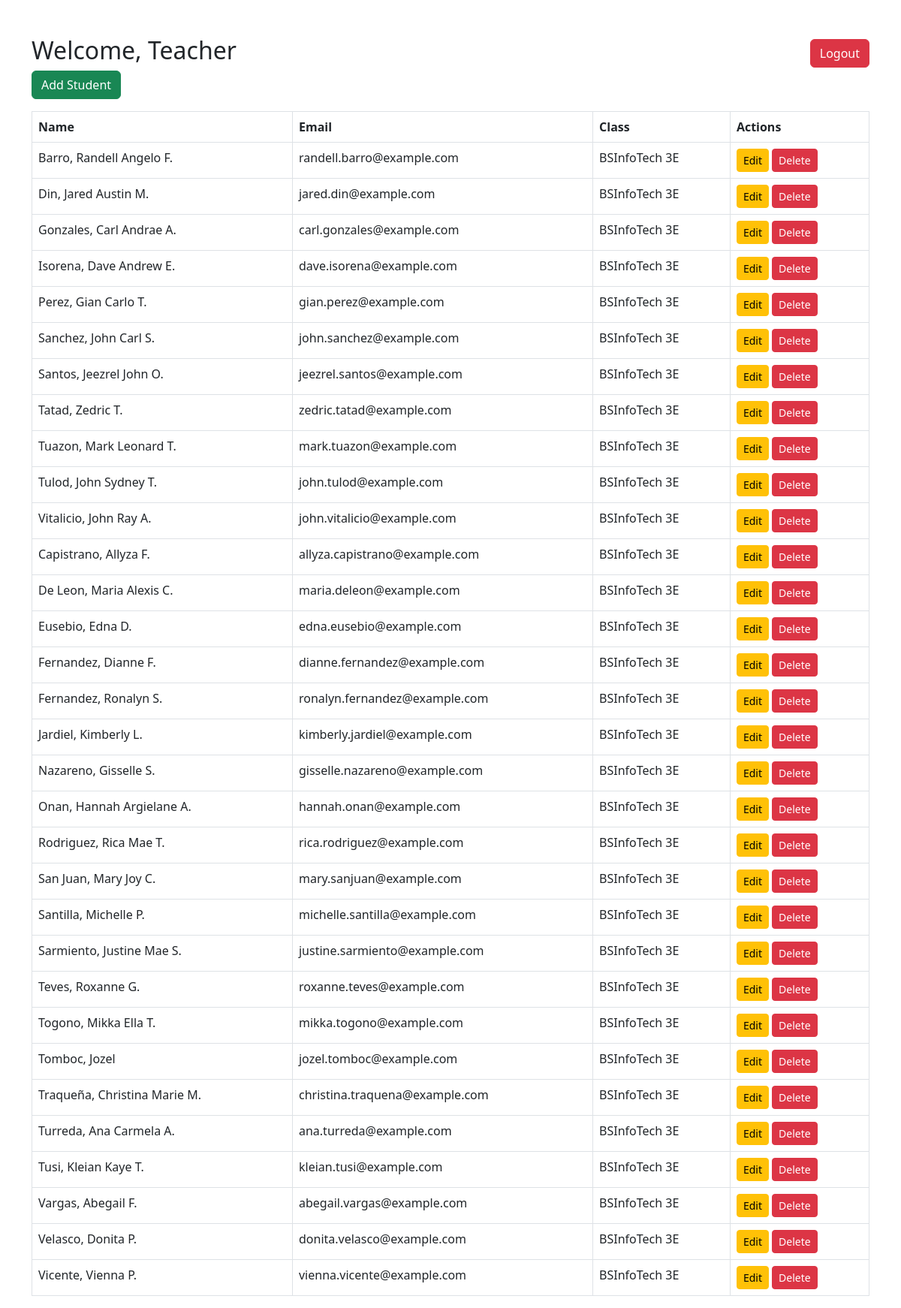
/dashboard.php (signed in), run on the app's committed database.
### tables this page shows
CREATE TABLE students (
    id INT AUTO_INCREMENT PRIMARY KEY,
    name VARCHAR(100) NOT NULL,
    email VARCHAR(100) NOT NULL,
    class VARCHAR(50) NOT NULL,
    teacher_id INT,
    FOREIGN KEY (teacher_id) REFERENCES users(id)
);

### dashboard.php (the view, shortened to what this page needs)
<?php
require 'includes/db.php';
$stmt = $conn->prepare("SELECT * FROM students WHERE teacher_id = :teacher_id");
$stmt->execute(['teacher_id' => $_SESSION['user_id']]);
$students = $stmt->fetchAll(PDO::FETCH_ASSOC);
?>
<!DOCTYPE html>
<html lang="en">
<head>
    <link href="https://cdn.jsdelivr.net/npm/bootstrap@5.3.0-alpha3/dist/css/bootstrap.min.css" rel="stylesheet">
</head>
<body>
<div class="container mt-5">
    <div class="d-flex justify-content-between align-items-center">
        <h2>Welcome, Teacher</h2>
        <a href="logout.php" class="btn btn-danger">Logout</a>
    </div>
    <a href="add_student.php" class="btn btn-success mb-3">Add Student</a>
    <table class="table table-bordered">
        <thead>
            <tr>
                <th>Name</th>
                <th>Email</th>
                <th>Class</th>
                <th>Actions</th>
            </tr>
        </thead>
        <tbody>
            <?php foreach ($students as $student): ?>
                <tr>
                    <td><?= $student['name'] ?></td>
                    <td><?= $student['email'] ?></td>
                    <td><?= $student['class'] ?></td>
                    <td>
                        <a href="edit_student.php?id=<?= $student['id'] ?>" class="btn btn-warning btn-sm">Edit</a>
                        <a href="delete_student.php?id=<?= $student['id'] ?>" class="btn btn-danger btn-sm">Delete</a>
                    </td>
                </tr>
            <?php endforeach; ?>
        </tbody>
    </table>
</div>
</body>
</html>

### data on the page
students: name "Barro, Randell Angelo F.", email "randell.barro@example.com", class "BSInfoTech 3E"
students: name "Din, Jared Austin M.", email "jared.din@example.com", class "BSInfoTech 3E"
students: name "Gonzales, Carl Andrae A.", email "carl.gonzales@example.com", class "BSInfoTech 3E"
students: name "Isorena, Dave Andrew E.", email "dave.isorena@example.com", class "BSInfoTech 3E"
students: name "Perez, Gian Carlo T.", email "gian.perez@example.com", class "BSInfoTech 3E"
students: name "Sanchez, John Carl S.", email "john.sanchez@example.com", class "BSInfoTech 3E"
students: name "Santos, Jeezrel John O.", email "jeezrel.santos@example.com", class "BSInfoTech 3E"
students: name "Tatad, Zedric T.", email "zedric.tatad@example.com", class "BSInfoTech 3E"
students: name "Tuazon, Mark Leonard T.", email "mark.tuazon@example.com", class "BSInfoTech 3E"
students: name "Tulod, John Sydney T.", email "john.tulod@example.com", class "BSInfoTech 3E"
students: name "Vitalicio, John Ray A.", email "john.vitalicio@example.com", class "BSInfoTech 3E"
students: name "Capistrano, Allyza F.", email "allyza.capistrano@example.com", class "BSInfoTech 3E"
students: name "De Leon, Maria Alexis C.", email "maria.deleon@example.com", class "BSInfoTech 3E"
students: name "Eusebio, Edna D.", email "edna.eusebio@example.com", class "BSInfoTech 3E"
students: name "Fernandez, Dianne F.", email "dianne.fernandez@example.com", class "BSInfoTech 3E"
students: name "Fernandez, Ronalyn S.", email "ronalyn.fernandez@example.com", class "BSInfoTech 3E"
students: name "Jardiel, Kimberly L.", email "kimberly.jardiel@example.com", class "BSInfoTech 3E"
students: name "Nazareno, Gisselle S.", email "gisselle.nazareno@example.com", class "BSInfoTech 3E"
students: name "Onan, Hannah Argielane A.", email "hannah.onan@example.com", class "BSInfoTech 3E"
students: name "Rodriguez, Rica Mae T.", email "rica.rodriguez@example.com", class "BSInfoTech 3E"
students: name "San Juan, Mary Joy C.", email "mary.sanjuan@example.com", class "BSInfoTech 3E"
students: name "Santilla, Michelle P.", email "michelle.santilla@example.com", class "BSInfoTech 3E"
students: name "Sarmiento, Justine Mae S.", email "justine.sarmiento@example.com", class "BSInfoTech 3E"
students: name "Teves, Roxanne G.", email "roxanne.teves@example.com", class "BSInfoTech 3E"
students: name "Togono, Mikka Ella T.", email "mikka.togono@example.com", class "BSInfoTech 3E"
students: name "Tomboc, Jozel", email "jozel.tomboc@example.com", class "BSInfoTech 3E"
students: name "Traqueña, Christina Marie M.", email "christina.traquena@example.com", class "BSInfoTech 3E"
students: name "Turreda, Ana Carmela A.", email "ana.turreda@example.com", class "BSInfoTech 3E"
students: name "Tusi, Kleian Kaye T.", email "kleian.tusi@example.com", class "BSInfoTech 3E"
students: name "Vargas, Abegail F.", email "abegail.vargas@example.com", class "BSInfoTech 3E"
students: name "Velasco, Donita P.", email "donita.velasco@example.com", class "BSInfoTech 3E"
students: name "Vicente, Vienna P.", email "vienna.vicente@example.com", class "BSInfoTech 3E"
